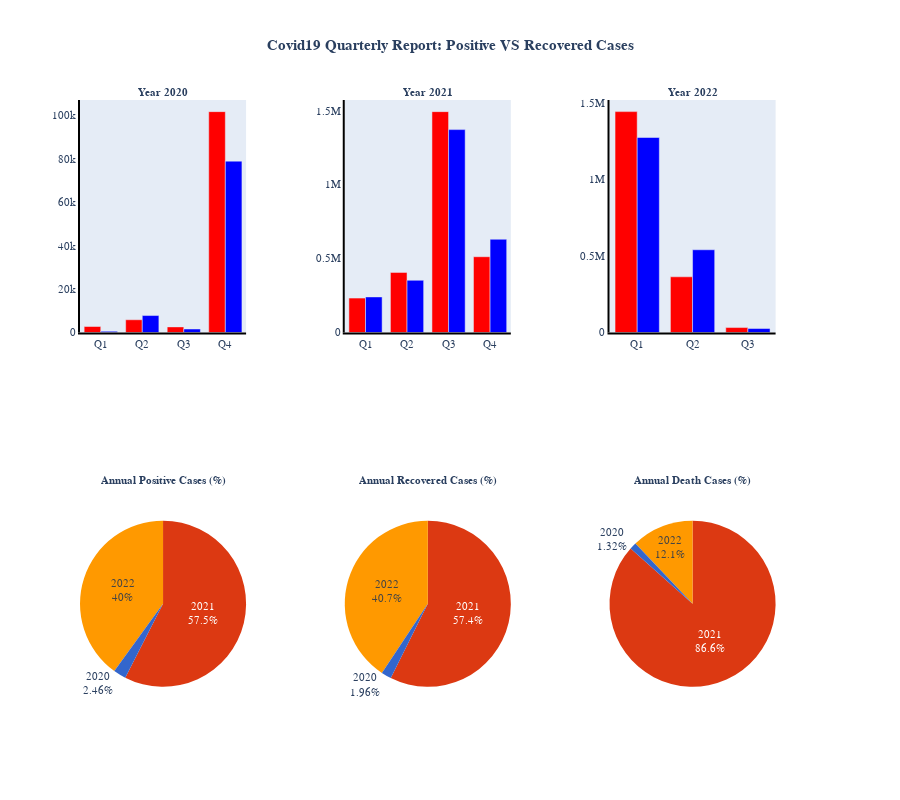

Notebook code for this chart:
### Code cell
fig = make_subplots(rows=2, cols=3, specs=[[{'secondary_y': True},{'secondary_y': True},
                                            {'secondary_y': True}],
                                          [{"type": "domain"},{"type": "domain"},
                                           {"type": "domain"}]],
                    
subplot_titles=('<b>Year 2020</b>','<b>Year 2021</b>','<b>Year 2022</b>',
                '<b>Annual Positive Cases (%)</b>','<b>Annual Recovered Cases (%)</b>',
                '<b>Annual Death Cases (%)</b>'))
colors = ['#3366CC', '#DC3912', '#FF9900', '#109618', '#990099', '#0099C6', '#DD4477', '#66AA00', '#B82E2E', '#316395']
#Graph 1
fig.append_trace(go.Bar(x = q_graph_2020['Year'], y = q_graph_2020['Cases Positive'],
                        name='Cases Positive',marker_color='red'),row=1, col=1)
fig.append_trace(go.Bar(x = q_graph_2020['Year'], y = q_graph_2020['Cases Recovered'],
                        name='Cases Recovered',marker_color='blue'),row=1, col=1)
#Graph 2
fig.append_trace(go.Bar(x = q_graph_2021['Year'], y = q_graph_2021['Cases Positive'],
                        name='Cases Positive',marker_color='red'),row=1, col=2)
fig.append_trace(go.Bar(x = q_graph_2021['Year'], y = q_graph_2021['Cases Recovered'],
                        name='Cases Recovered',marker_color='blue'),row=1, col=2)
#Graph 3
fig.append_trace(go.Bar(x = q_graph_2022['Year'], y = q_graph_2022['Cases Positive'],
                        name='Cases Positive',marker_color='red'),row=1, col=3)
fig.append_trace(go.Bar(x = q_graph_2022['Year'], y = q_graph_2022['Cases Recovered'],
                        name='Cases Recovered',marker_color='blue'),row=1, col=3)
#Graph 4
fig.add_trace(go.Pie(values=df_mas_yearly['cases_new'],labels=df_mas_yearly['Year'],
                     textinfo='label+percent',marker=dict(colors=colors)),row=2, col=1)
#Graph 5
fig.add_trace(go.Pie(values=df_mas_yearly['cases_recovered'],labels=df_mas_yearly['Year'],
                     textinfo='label+percent',marker=dict(colors=colors)),row=2, col=2)
#Graph 6
fig.add_trace(go.Pie(values=df_mas_yearly['deaths_new'],labels=df_mas_yearly['Year'],
                     textinfo='label+percent',marker=dict(colors=colors)),row=2, col=3)

#Update Fonts & Size
fig.update_annotations(font=dict(family="Helvetica", size=11))
fig.update_layout(font=dict(family="Helvetica", size=11))
fig.update_layout(height=800,showlegend=False,
                  title_text='<b>Covid19 Quarterly Report: Positive VS Recovered Cases</b>',
                  title_x=0.5)
fig.update_xaxes(showgrid=False, zeroline=False, showline=True, linewidth=2, linecolor='black')
fig.update_yaxes(showgrid=False, zeroline=False, showline=True, linewidth=2, linecolor='black')

#Plotting the graph
fig.show()

### Figure 1 — Plotly figure (JSON) as saved in the notebook; plotly's stock layout.template omitted (floating-point values rounded to 4 significant figures)
{"data": [{"marker": {"color": "red"}, "name": "Cases Positive", "type": "bar", "x": ["Q1", "Q2", "Q3", "Q4"], "xaxis": "x", "y": [2766, 5873, 2585, 101786], "yaxis": "y"}, {"marker": {"color": "blue"}, "name": "Cases Recovered", "type": "bar", "x": ["Q1", "Q2", "Q3", "Q4"], "xaxis": "x", "y": [536, 7817, 1613, 78974], "yaxis": "y"}, {"marker": {"color": "red"}, "name": "Cases Positive", "type": "bar", "x": ["Q1", "Q2", "Q3", "Q4"], "xaxis": "x2", "y": [232490, 406479, 1493716, 512391], "yaxis": "y3"}, {"marker": {"color": "blue"}, "name": "Cases Recovered", "type": "bar", "x": ["Q1", "Q2", "Q3", "Q4"], "xaxis": "x2", "y": [240683, 353056, 1372144, 630555], "yaxis": "y3"}, {"marker": {"color": "red"}, "name": "Cases Positive", "type": "bar", "x": ["Q1", "Q2", "Q3"], "xaxis": "x3", "y": [1443833, 364136, 32336], "yaxis": "y5"}, {"marker": {"color": "blue"}, "name": "Cases Recovered", "type": "bar", "x": ["Q1", "Q2", "Q3"], "xaxis": "x3", "y": [1274704, 540774, 25961], "yaxis": "y5"}, {"domain": {"x": [0, 0.2244], "y": [0, 0.375]}, "labels": ["2020", "2021", "2022"], "marker": {"colors": ["#3366CC", "#DC3912", "#FF9900", "#109618", "#990099", "#0099C6", "#DD4477", "#66AA00", "#B82E2E", "#316395"]}, "textinfo": "label+percent", "type": "pie", "values": [113010, 2645076, 1840305]}, {"domain": {"x": [0.3578, 0.5822], "y": [0, 0.375]}, "labels": ["2020", "2021", "2022"], "marker": {"colors": ["#3366CC", "#DC3912", "#FF9900", "#109618", "#990099", "#0099C6", "#DD4477", "#66AA00", "#B82E2E", "#316395"]}, "textinfo": "label+percent", "type": "pie", "values": [88940, 2596438, 1841439]}, {"domain": {"x": [0.7156, 0.94], "y": [0, 0.375]}, "labels": ["2020", "2021", "2022"], "marker": {"colors": ["#3366CC", "#DC3912", "#FF9900", "#109618", "#990099", "#0099C6", "#DD4477", "#66AA00", "#B82E2E", "#316395"]}, "textinfo": "label+percent", "type": "pie", "values": [471, 31016, 4329]}], "layout": {"annotations": [{"font": {"family": "Helvetica", "size": 11}, "showarrow": false, "text": "<b>Year 2020</b>", "x": 0.1122, "xanchor": "center", "xref": "paper", "y": 1, "yanchor": "bottom", "yref": "paper"}, {"font": {"family": "Helvetica", "size": 11}, "showarrow": false, "text": "<b>Year 2021</b>", "x": 0.47, "xanchor": "center", "xref": "paper", "y": 1, "yanchor": "bottom", "yref": "paper"}, {"font": {"family": "Helvetica", "size": 11}, "showarrow": false, "text": "<b>Year 2022</b>", "x": 0.8278, "xanchor": "center", "xref": "paper", "y": 1, "yanchor": "bottom", "yref": "paper"}, {"font": {"family": "Helvetica", "size": 11}, "showarrow": false, "text": "<b>Annual Positive Cases (%)</b>", "x": 0.1122, "xanchor": "center", "xref": "paper", "y": 0.375, "yanchor": "bottom", "yref": "paper"}, {"font": {"family": "Helvetica", "size": 11}, "showarrow": false, "text": "<b>Annual Recovered Cases (%)</b>", "x": 0.47, "xanchor": "center", "xref": "paper", "y": 0.375, "yanchor": "bottom", "yref": "paper"}, {"font": {"family": "Helvetica", "size": 11}, "showarrow": false, "text": "<b>Annual Death Cases (%)</b>", "x": 0.8278, "xanchor": "center", "xref": "paper", "y": 0.375, "yanchor": "bottom", "yref": "paper"}], "font": {"family": "Helvetica", "size": 11}, "height": 800, "showlegend": false, "title": {"text": "<b>Covid19 Quarterly Report: Positive VS Recovered Cases</b>", "x": 0.5}, "xaxis": {"anchor": "y", "domain": [0, 0.2244], "linecolor": "black", "linewidth": 2, "showgrid": false, "showline": true, "zeroline": false}, "xaxis2": {"anchor": "y3", "domain": [0.3578, 0.5822], "linecolor": "black", "linewidth": 2, "showgrid": false, "showline": true, "zeroline": false}, "xaxis3": {"anchor": "y5", "domain": [0.7156, 0.94], "linecolor": "black", "linewidth": 2, "showgrid": false, "showline": true, "zeroline": false}, "yaxis": {"anchor": "x", "domain": [0.625, 1], "linecolor": "black", "linewidth": 2, "showgrid": false, "showline": true, "zeroline": false}, "yaxis2": {"anchor": "x", "linecolor": "black", "linewidth": 2, "overlaying": "y", "showgrid": false, "showline": true, "side": "right", "zeroline": false}, "yaxis3": {"anchor": "x2", "domain": [0.625, 1], "linecolor": "black", "linewidth": 2, "showgrid": false, "showline": true, "zeroline": false}, "yaxis4": {"anchor": "x2", "linecolor": "black", "linewidth": 2, "overlaying": "y3", "showgrid": false, "showline": true, "side": "right", "zeroline": false}, "yaxis5": {"anchor": "x3", "domain": [0.625, 1], "linecolor": "black", "linewidth": 2, "showgrid": false, "showline": true, "zeroline": false}, "yaxis6": {"anchor": "x3", "linecolor": "black", "linewidth": 2, "overlaying": "y5", "showgrid": false, "showline": true, "side": "right", "zeroline": false}}}
